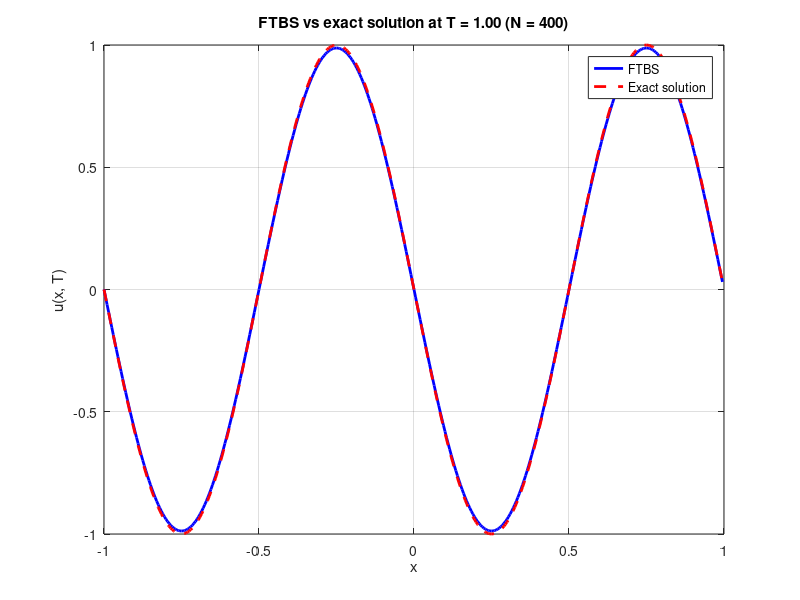
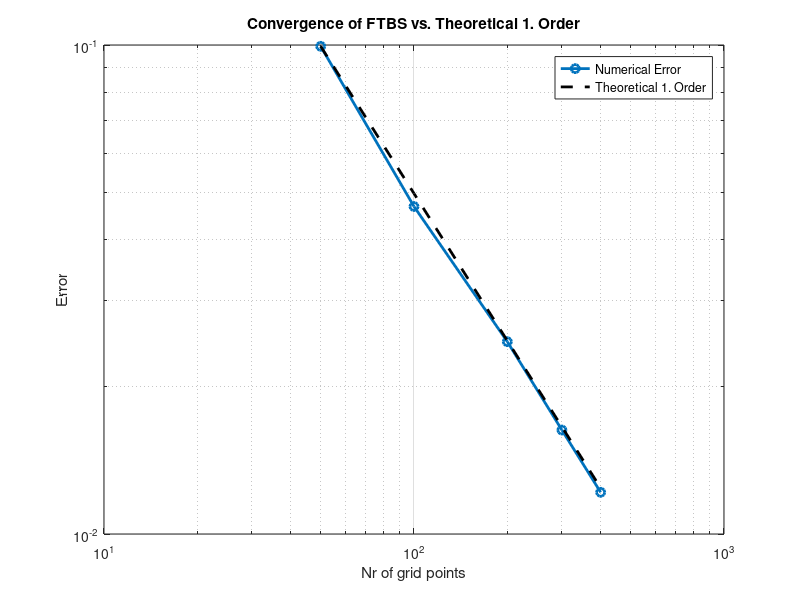
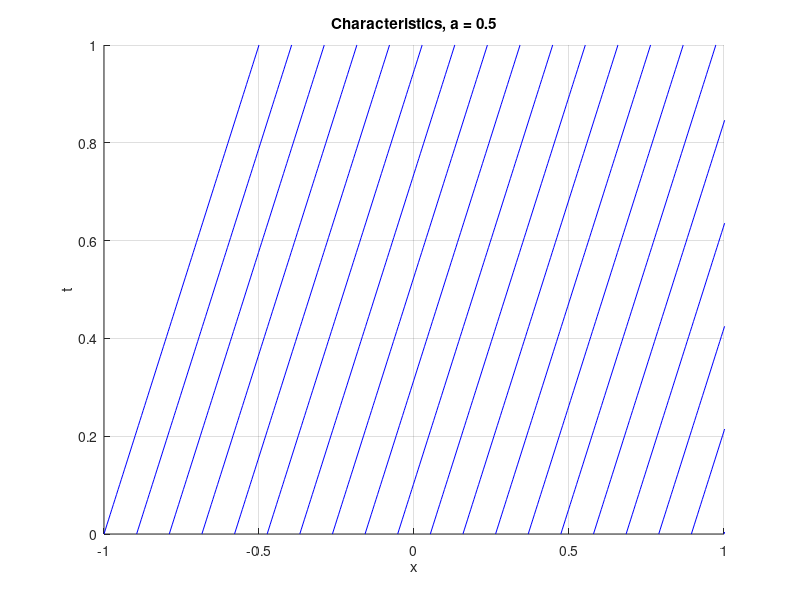

Source code (MATLAB) for these figures, in order:
a = 0.5;                 
L = 2;                   
T = 1;                  

grid_points = [50, 100, 200, 300, 400]; 
errors = zeros(size(grid_points));


for idx = 1:length(grid_points)
    N = grid_points(idx);
    dx = L / N;
    x = linspace(-1, 1, N+1); 
    x(end) = [];              

    
    atx = 0.75;                  
    dt = atx * dx / a;
    Nt = round(T/dt);         
    dt = T / Nt;              

    
    u = sin(2*pi*x);


    for n = 1:Nt
        u_previous = [u(end), u(1:end-1)]; 
        u = u - (a*dt/dx) * (u - u_previous);
    end

    u_exact = sin(2*pi*(x - a*T));

    if idx == length(grid_points)
        figure;
        plot(x, u, 'b-', 'LineWidth', 2); hold on;
        plot(x, u_exact, 'r--', 'LineWidth', 2);
        legend('FTBS', 'Exact solution');
        xlabel('x'); ylabel('u(x, T)');
        title(sprintf('FTBS vs exact solution at T = %.2f (N = %d)', T, N));
        grid on;
    end

    % u_exact is continuous function
    errors(idx) = sqrt(sum((u - u_exact).^2) * dx);
end



figure;
loglog(grid_points, errors, '-o', 'LineWidth', 2); hold on;


grid_ref = grid_points(1);         
error_ref = errors(1);          
theoretical = error_ref * (grid_ref ./ grid_points);  

loglog(grid_points, theoretical, 'k--', 'LineWidth', 2);  

legend('Numerical Error', 'Theoretical 1. Order');
xlabel('Nr of grid points');
ylabel('Error');
title('Convergence of FTBS vs. Theoretical 1. Order');
grid on;




a = 0.5;                              
x0_values = linspace(-1, 1, 20);        
t_values = linspace(0, 1, 100);         

figure;
hold on;
for i = 1:length(x0_values)
    x_char = x0_values(i) + a * t_values; 
    plot(x_char, t_values, 'b');
end
xlabel('x');
ylabel('t');
title(sprintf('Characteristics, a = %.1f', a));
axis([-1 1 0 1]);
grid on;
